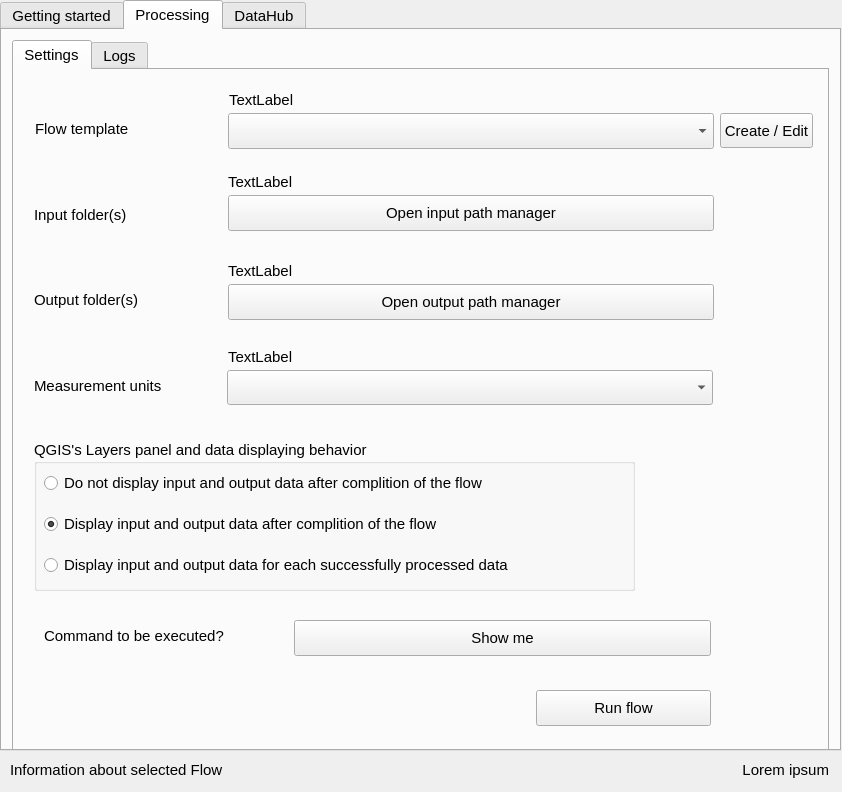
<?xml version="1.0" encoding="UTF-8"?>
<ui version="4.0">
 <class>FlaiCLIInterfaceDialogBase</class>
 <widget class="QDialog" name="FlaiCLIInterfaceDialogBase">
  <property name="geometry">
   <rect>
    <x>0</x>
    <y>0</y>
    <width>842</width>
    <height>792</height>
   </rect>
  </property>
  <property name="font">
   <font>
    <pointsize>11</pointsize>
   </font>
  </property>
  <property name="windowTitle">
   <string>Flai CLI plugin v0.3</string>
  </property>
  <widget class="QTabWidget" name="tabWidget">
   <property name="geometry">
    <rect>
     <x>0</x>
     <y>0</y>
     <width>841</width>
     <height>751</height>
    </rect>
   </property>
   <property name="font">
    <font>
     <pointsize>11</pointsize>
    </font>
   </property>
   <property name="currentIndex">
    <number>1</number>
   </property>
   <widget class="QWidget" name="tab_gettingStarted">
    <attribute name="title">
     <string>Getting started</string>
    </attribute>
    <widget class="QLabel" name="label_aboutCLIVersion">
     <property name="geometry">
      <rect>
       <x>30</x>
       <y>190</y>
       <width>621</width>
       <height>21</height>
      </rect>
     </property>
     <property name="font">
      <font>
       <pointsize>11</pointsize>
      </font>
     </property>
     <property name="text">
      <string>about CLI version</string>
     </property>
     <property name="textFormat">
      <enum>Qt::RichText</enum>
     </property>
    </widget>
    <widget class="QLabel" name="label_aboutYourOrganization">
     <property name="geometry">
      <rect>
       <x>30</x>
       <y>220</y>
       <width>621</width>
       <height>21</height>
      </rect>
     </property>
     <property name="font">
      <font>
       <pointsize>11</pointsize>
      </font>
     </property>
     <property name="text">
      <string>about user's ORG</string>
     </property>
     <property name="textFormat">
      <enum>Qt::RichText</enum>
     </property>
    </widget>
    <widget class="QPushButton" name="pshBtn_findFile">
     <property name="geometry">
      <rect>
       <x>30</x>
       <y>280</y>
       <width>175</width>
       <height>36</height>
      </rect>
     </property>
     <property name="font">
      <font>
       <pointsize>11</pointsize>
      </font>
     </property>
     <property name="autoFillBackground">
      <bool>false</bool>
     </property>
     <property name="text">
      <string>Locate Flai CLI</string>
     </property>
    </widget>
    <widget class="QPushButton" name="pshBtn_resetCLIPath">
     <property name="geometry">
      <rect>
       <x>30</x>
       <y>330</y>
       <width>175</width>
       <height>36</height>
      </rect>
     </property>
     <property name="font">
      <font>
       <pointsize>11</pointsize>
      </font>
     </property>
     <property name="text">
      <string>Reset Flai CLI path</string>
     </property>
    </widget>
    <widget class="QPushButton" name="pshBtn_resetUI">
     <property name="geometry">
      <rect>
       <x>260</x>
       <y>280</y>
       <width>175</width>
       <height>36</height>
      </rect>
     </property>
     <property name="font">
      <font>
       <pointsize>11</pointsize>
      </font>
     </property>
     <property name="text">
      <string>Reset - inherit height of this button</string>
     </property>
    </widget>
    <widget class="QLabel" name="label_logoFlai">
     <property name="geometry">
      <rect>
       <x>32</x>
       <y>30</y>
       <width>211</width>
       <height>111</height>
      </rect>
     </property>
     <property name="font">
      <font>
       <pointsize>9</pointsize>
      </font>
     </property>
     <property name="text">
      <string>Adding image through resources.qrc
and Designer was buggy - missing im
port resources_rc. But adding it thro
ugh python code did the trick.
Use designer to customize label for 
image but display it with python code.</string>
     </property>
     <property name="scaledContents">
      <bool>true</bool>
     </property>
     <property name="wordWrap">
      <bool>false</bool>
     </property>
    </widget>
    <widget class="QLabel" name="label_wasCLIFound">
     <property name="geometry">
      <rect>
       <x>30</x>
       <y>160</y>
       <width>721</width>
       <height>81</height>
      </rect>
     </property>
     <property name="font">
      <font>
       <pointsize>11</pointsize>
      </font>
     </property>
     <property name="text">
      <string>was CLI found?, this label will be used to get font family</string>
     </property>
     <property name="textFormat">
      <enum>Qt::RichText</enum>
     </property>
     <property name="alignment">
      <set>Qt::AlignLeading|Qt::AlignLeft|Qt::AlignTop</set>
     </property>
    </widget>
    <widget class="QPushButton" name="pshBtn_downloadFile">
     <property name="geometry">
      <rect>
       <x>30</x>
       <y>410</y>
       <width>175</width>
       <height>36</height>
      </rect>
     </property>
     <property name="font">
      <font>
       <pointsize>11</pointsize>
      </font>
     </property>
     <property name="text">
      <string>Get Flai CLI</string>
     </property>
    </widget>
    <zorder>label_wasCLIFound</zorder>
    <zorder>label_aboutCLIVersion</zorder>
    <zorder>label_aboutYourOrganization</zorder>
    <zorder>pshBtn_findFile</zorder>
    <zorder>pshBtn_resetCLIPath</zorder>
    <zorder>pshBtn_resetUI</zorder>
    <zorder>label_logoFlai</zorder>
    <zorder>pshBtn_downloadFile</zorder>
   </widget>
   <widget class="QWidget" name="tab_processing">
    <attribute name="title">
     <string>Processing</string>
    </attribute>
    <widget class="QTabWidget" name="tabWidget_processing">
     <property name="geometry">
      <rect>
       <x>10</x>
       <y>10</y>
       <width>817</width>
       <height>711</height>
      </rect>
     </property>
     <property name="currentIndex">
      <number>0</number>
     </property>
     <widget class="QWidget" name="tab_settings_in_processing">
      <attribute name="title">
       <string>Settings</string>
      </attribute>
      <widget class="QGroupBox" name="groupBox">
       <property name="geometry">
        <rect>
         <x>20</x>
         <y>370</y>
         <width>601</width>
         <height>151</height>
        </rect>
       </property>
       <property name="title">
        <string>QGIS's Layers panel and data displaying behavior .</string>
       </property>
       <widget class="QWidget" name="verticalLayoutWidget">
        <property name="geometry">
         <rect>
          <x>10</x>
          <y>20</y>
          <width>591</width>
          <height>131</height>
         </rect>
        </property>
        <layout class="QVBoxLayout" name="verticalLayout">
         <item>
          <widget class="QRadioButton" name="radioBtn_noDisplay">
           <property name="text">
            <string>Do not display input and output data after complition of the flow</string>
           </property>
          </widget>
         </item>
         <item>
          <widget class="QRadioButton" name="radioBtn_displayOnFinish">
           <property name="text">
            <string>Display input and output data after complition of the flow</string>
           </property>
           <property name="checked">
            <bool>true</bool>
           </property>
          </widget>
         </item>
         <item>
          <widget class="QRadioButton" name="radioBtn_diplayAsProcessingHappens">
           <property name="text">
            <string>Display input and output data for each successfully processed data </string>
           </property>
          </widget>
         </item>
        </layout>
       </widget>
      </widget>
      <widget class="QPushButton" name="pshBtn_createOrEdit">
       <property name="geometry">
        <rect>
         <x>706</x>
         <y>43</y>
         <width>93</width>
         <height>35</height>
        </rect>
       </property>
       <property name="text">
        <string>Create / Edit</string>
       </property>
      </widget>
      <widget class="QComboBox" name="cmbBx_measurementUnits">
       <property name="geometry">
        <rect>
         <x>213</x>
         <y>300</y>
         <width>486</width>
         <height>35</height>
        </rect>
       </property>
       <property name="currentText">
        <string/>
       </property>
       <property name="placeholderText">
        <string/>
       </property>
      </widget>
      <widget class="QLabel" name="label_commandInfo">
       <property name="geometry">
        <rect>
         <x>30</x>
         <y>550</y>
         <width>211</width>
         <height>31</height>
        </rect>
       </property>
       <property name="text">
        <string>Command to be executed?</string>
       </property>
      </widget>
      <widget class="QPushButton" name="pshBtn_selectOutput">
       <property name="geometry">
        <rect>
         <x>214</x>
         <y>214</y>
         <width>486</width>
         <height>36</height>
        </rect>
       </property>
       <property name="text">
        <string>Open output path manager</string>
       </property>
      </widget>
      <widget class="QLabel" name="label_mesurementUnits">
       <property name="geometry">
        <rect>
         <x>20</x>
         <y>300</y>
         <width>141</width>
         <height>31</height>
        </rect>
       </property>
       <property name="text">
        <string>Measurement units</string>
       </property>
      </widget>
      <widget class="QLabel" name="label_outputFolder">
       <property name="geometry">
        <rect>
         <x>20</x>
         <y>214</y>
         <width>141</width>
         <height>31</height>
        </rect>
       </property>
       <property name="text">
        <string>Output folder(s)</string>
       </property>
      </widget>
      <widget class="QLabel" name="warningLabel_outputFolder">
       <property name="geometry">
        <rect>
         <x>214</x>
         <y>190</y>
         <width>581</width>
         <height>21</height>
        </rect>
       </property>
       <property name="text">
        <string>TextLabel</string>
       </property>
      </widget>
      <widget class="QLabel" name="label_flowTemplate">
       <property name="geometry">
        <rect>
         <x>21</x>
         <y>43</y>
         <width>141</width>
         <height>31</height>
        </rect>
       </property>
       <property name="text">
        <string>Flow template</string>
       </property>
      </widget>
      <widget class="QPushButton" name="pshBtn_showCommand">
       <property name="geometry">
        <rect>
         <x>280</x>
         <y>550</y>
         <width>417</width>
         <height>36</height>
        </rect>
       </property>
       <property name="text">
        <string>Show me</string>
       </property>
      </widget>
      <widget class="QLabel" name="warningLabel_flowTemplate">
       <property name="geometry">
        <rect>
         <x>215</x>
         <y>19</y>
         <width>581</width>
         <height>21</height>
        </rect>
       </property>
       <property name="text">
        <string>TextLabel</string>
       </property>
      </widget>
      <widget class="QComboBox" name="cmbBx_flowTemplate">
       <property name="geometry">
        <rect>
         <x>214</x>
         <y>43</y>
         <width>486</width>
         <height>36</height>
        </rect>
       </property>
       <property name="currentText">
        <string/>
       </property>
       <property name="placeholderText">
        <string/>
       </property>
      </widget>
      <widget class="QLabel" name="warningLabel_inputFolder">
       <property name="geometry">
        <rect>
         <x>214</x>
         <y>101</y>
         <width>581</width>
         <height>21</height>
        </rect>
       </property>
       <property name="text">
        <string>TextLabel</string>
       </property>
      </widget>
      <widget class="QLabel" name="warningLabel_measurementUnits">
       <property name="geometry">
        <rect>
         <x>214</x>
         <y>277</y>
         <width>581</width>
         <height>20</height>
        </rect>
       </property>
       <property name="text">
        <string>TextLabel</string>
       </property>
      </widget>
      <widget class="QLabel" name="label_inputFolder">
       <property name="geometry">
        <rect>
         <x>20</x>
         <y>129</y>
         <width>141</width>
         <height>31</height>
        </rect>
       </property>
       <property name="text">
        <string>Input folder(s)</string>
       </property>
      </widget>
      <widget class="QPushButton" name="pshBtn_selectInput">
       <property name="geometry">
        <rect>
         <x>214</x>
         <y>125</y>
         <width>486</width>
         <height>36</height>
        </rect>
       </property>
       <property name="text">
        <string>Open input path manager</string>
       </property>
      </widget>
      <widget class="QPushButton" name="pshBtn_runFlow">
       <property name="geometry">
        <rect>
         <x>522</x>
         <y>620</y>
         <width>175</width>
         <height>36</height>
        </rect>
       </property>
       <property name="text">
        <string>Run flow</string>
       </property>
      </widget>
     </widget>
     <widget class="QWidget" name="tab_log_in_processing">
      <attribute name="title">
       <string>Logs</string>
      </attribute>
      <widget class="QPlainTextEdit" name="plainTextEdit_logs_processing">
       <property name="geometry">
        <rect>
         <x>0</x>
         <y>0</y>
         <width>811</width>
         <height>671</height>
        </rect>
       </property>
       <property name="readOnly">
        <bool>true</bool>
       </property>
      </widget>
     </widget>
    </widget>
   </widget>
   <widget class="QWidget" name="tab_datahub">
    <attribute name="title">
     <string>DataHub</string>
    </attribute>
    <widget class="QLabel" name="label_aboutDataHub">
     <property name="geometry">
      <rect>
       <x>30</x>
       <y>30</y>
       <width>771</width>
       <height>121</height>
      </rect>
     </property>
     <property name="text">
      <string>&lt;html&gt;&lt;head/&gt;&lt;body&gt;&lt;p&gt;&lt;span style=&quot; font-weight:600;&quot;&gt;Coming Soon:&lt;/span&gt; Integrated DataHub Access&lt;br/&gt;&lt;br/&gt;Direct access to the Open Lidar DataHub is coming soon to the QGIS plugin!&lt;br/&gt;In the meantime, you can explore and download open LiDAR datasets at hub.flai.ai — the Open Lidar&lt;br&gt;DataHub by Flai.&lt;/p&gt;&lt;/body&gt;&lt;/html&gt;</string>
     </property>
     <property name="textFormat">
      <enum>Qt::RichText</enum>
     </property>
    </widget>
    <widget class="QPushButton" name="pshBtn_redirectToWebDataHub">
     <property name="geometry">
      <rect>
       <x>30</x>
       <y>190</y>
       <width>288</width>
       <height>35</height>
      </rect>
     </property>
     <property name="text">
      <string>Take me to Lidar DataHub by Flai</string>
     </property>
    </widget>
    <widget class="QLabel" name="label_datahub_background">
     <property name="geometry">
      <rect>
       <x>0</x>
       <y>0</y>
       <width>841</width>
       <height>721</height>
      </rect>
     </property>
     <property name="text">
      <string>this will be background image</string>
     </property>
    </widget>
    <zorder>label_datahub_background</zorder>
    <zorder>label_aboutDataHub</zorder>
    <zorder>pshBtn_redirectToWebDataHub</zorder>
   </widget>
  </widget>
  <widget class="QWidget" name="gridLayoutWidget">
   <property name="geometry">
    <rect>
     <x>0</x>
     <y>0</y>
     <width>2</width>
     <height>2</height>
    </rect>
   </property>
   <layout class="QGridLayout" name="gridLayout"/>
  </widget>
  <widget class="QLabel" name="label_belowTab">
   <property name="geometry">
    <rect>
     <x>10</x>
     <y>760</y>
     <width>241</width>
     <height>20</height>
    </rect>
   </property>
   <property name="font">
    <font>
     <pointsize>11</pointsize>
    </font>
   </property>
   <property name="text">
    <string>Information about selected Flow</string>
   </property>
  </widget>
  <widget class="QLabel" name="label_flowSummary">
   <property name="geometry">
    <rect>
     <x>258</x>
     <y>760</y>
     <width>571</width>
     <height>20</height>
    </rect>
   </property>
   <property name="font">
    <font>
     <pointsize>11</pointsize>
    </font>
   </property>
   <property name="text">
    <string>Lorem ipsum</string>
   </property>
   <property name="alignment">
    <set>Qt::AlignRight|Qt::AlignTrailing|Qt::AlignVCenter</set>
   </property>
  </widget>
 </widget>
 <resources/>
 <connections/>
</ui>
